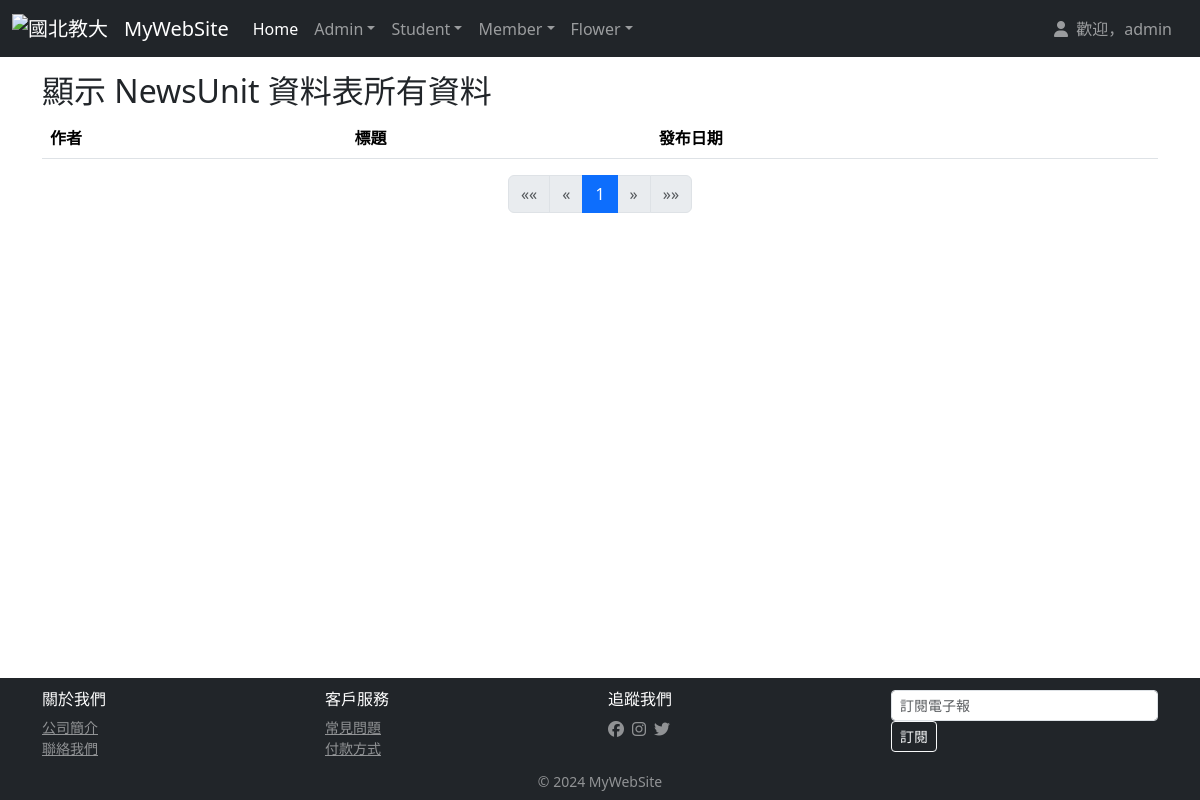
Page /news/ (signed in) on the earlier database version.
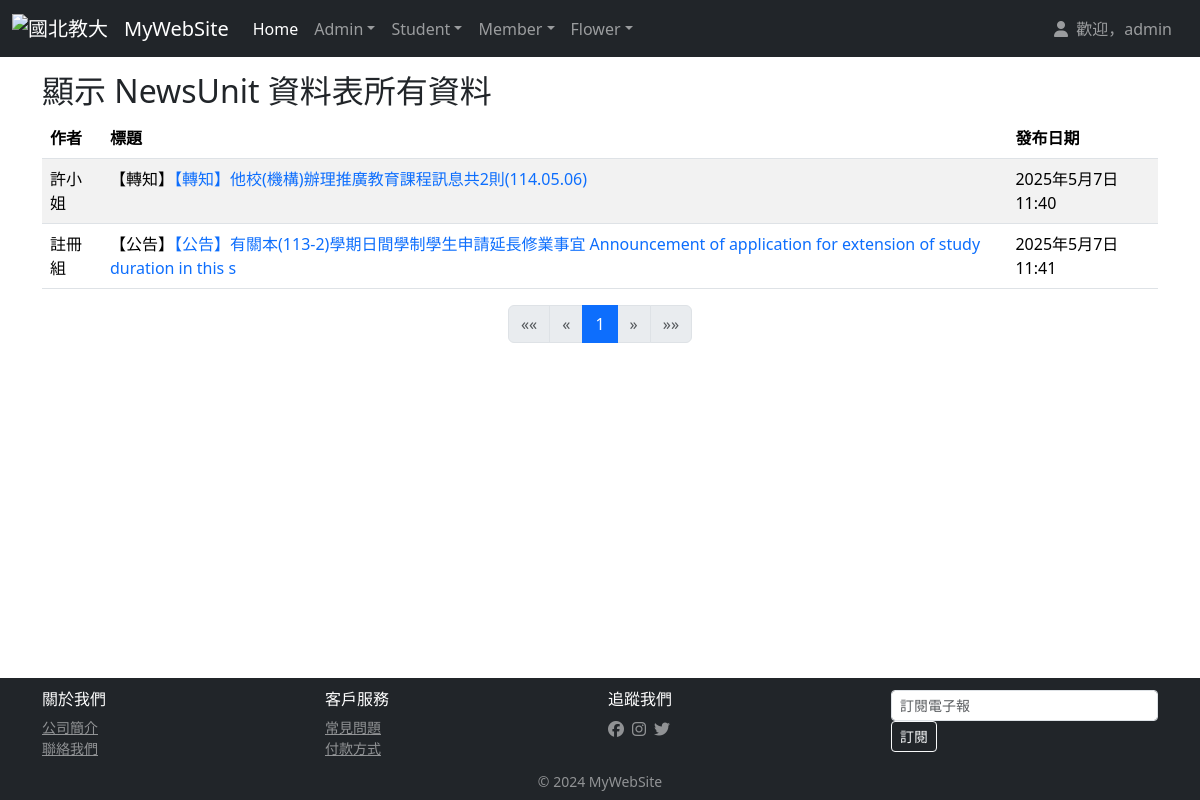
Same page on the later database version.
### news/models.py (models this page shows, shortened)
class NewsUnit(models.Model):
    category = models.ForeignKey(Category, null=True, on_delete=models.PROTECT)
    author = models.CharField(max_length=20, null=False)
    title = models.CharField(max_length=100, null=False)
    content = models.TextField(null=False)
    pub_date = models.DateTimeField(auto_now_add=True)
    is_show  = models.BooleanField(default=False)
    click_count = models.IntegerField(default=0)
    image = models.ImageField(upload_to='news_images/', null=True, blank=True)
    link = models.URLField(null=True, blank=True)

class Category(models.Model):
    title = models.CharField(max_length=255, default="")
    def __str__(self):
        return self.title

### news/views.py (the view)
# urls.py: path('news/', newsViews.index),
@login_required
def index(request):
    newsData = NewsUnit.objects.all().order_by('id')
    paginator = Paginator(newsData, 10)
    page_number = request.GET.get('page')
    page_obj = paginator.get_page(page_number)
    return render(request, "news/index.html", locals())

### templates/news/index.html (shortened to what this page needs)
{% extends 'base.html' %}
{% block content %}
<h2 align="left">顯示 NewsUnit 資料表所有資料</h2>
<table class="table table-striped table-hover">
    <thead>
        <tr>
            <th>作者</th><th>標題</th><th>發布日期</th>
        </tr>
    </thead>
    <tbody>
        {% for newsItem in page_obj %}
        <tr>
            <td>{{ newsItem.author }}</td>
            <td>【{{ newsItem.category }}】<a href="{% url 'detail' newsItem.id %}"
                style="text-decoration: none">{{ newsItem.title }}</td>
            <td>{{ newsItem.pub_date }}</td>
        </tr>
        {% endfor %}
    </tbody>
</table>
<div class="container">
   <nav aria-label="Page navigation">
       <ul class="pagination justify-content-center">
           {% if page_obj.has_previous %}
               <li class="page-item">
                   <a class="page-link" href="?page=1" aria-label="First">
                       <span aria-hidden="true">&laquo;&laquo;</span>
                   </a>
               </li>
               <li class="page-item">
                   <a class="page-link" href="?page={{ page_obj.previous_page_number }}" aria-label="Previous">
                       <span aria-hidden="true">&laquo;</span>
                   </a>
               </li>
           {% else %}
               <li class="page-item disabled">
                   <span class="page-link">&laquo;&laquo;</span>
               </li>
               <li class="page-item disabled">
                   <span class="page-link">&laquo;</span>
               </li>
           {% endif %}
           {% for num in page_obj.paginator.page_range %}
               {% if page_obj.number == num %}
                   <li class="page-item active">
                       <span class="page-link">{{ num }}</span>
                   </li>
               {% elif num > page_obj.number|add:'-3' and num < page_obj.number|add:'3' %}
                   <li class="page-item">
                       <a class="page-link" href="?page={{ num }}">{{ num }}</a>
                   </li>
               {% endif %}
           {% endfor %}
           {% if page_obj.has_next %}
               <li class="page-item">
                   <a class="page-link" href="?page={{ page_obj.next_page_number }}" aria-label="Next">
                       <span aria-hidden="true">&raquo;</span>
                   </a>
               </li>
               <li class="page-item">
                   <a class="page-link" href="?page={{ page_obj.paginator.num_pages }}" aria-label="Last">
                       <span aria-hidden="true">&raquo;&raquo;</span>
                   </a>
               </li>
           {% else %}
               <li class="page-item disabled">
                   <span class="page-link">&raquo;</span>
               </li>
               <li class="page-item disabled">
                   <span class="page-link">&raquo;&raquo;</span>
               </li>
           {% endif %}
       </ul>
   </nav>
</div>
{% endblock %}

Differences in the rows shown:
added NewsUnit: author "許小姐", category "轉知", title "【轉知】他校(機構)辦理推廣教育課程訊息共2則(114.05.06)", pub_date "2025年5月7日 11:40"
added NewsUnit: author "註冊組", category "公告", title "【公告】有關本(113-2)學期日間學制學生申請延長修業事宜 Announcement of application for extension of study duration in this s", pub_date "2025年5月7日 11:41"
